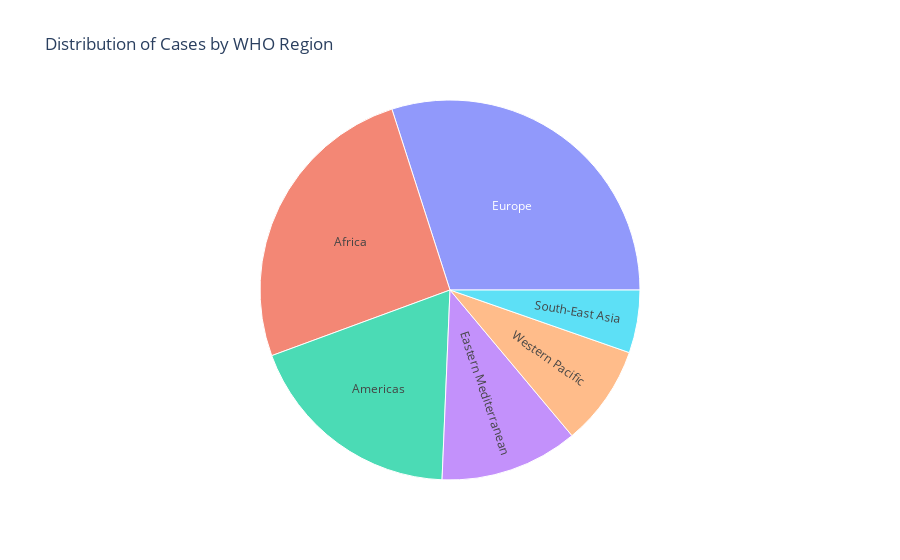

The notebook cell saved with this chart:
### Code cell
fig = px.sunburst(covid_data, path=['WHO Region'], title='Distribution of Cases by WHO Region')
fig.show()

### Figure 1 — Plotly figure (JSON) as saved in the notebook; plotly's stock layout.template omitted (floating-point values rounded to 4 significant figures)
{"data": [{"branchvalues": "total", "domain": {"x": [0, 1], "y": [0, 1]}, "hovertemplate": "labels=%{label}<br>count=%{value}<br>parent=%{parent}<br>id=%{id}<extra></extra>", "ids": ["Africa", "Americas", "Eastern Mediterranean", "Europe", "South-East Asia", "Western Pacific"], "labels": ["Africa", "Americas", "Eastern Mediterranean", "Europe", "South-East Asia", "Western Pacific"], "name": "", "parents": ["", "", "", "", "", ""], "type": "sunburst", "values": [48, 35, 22, 56, 10, 16]}], "layout": {"legend": {"tracegroupgap": 0}, "title": {"text": "Distribution of Cases by WHO Region"}}}
